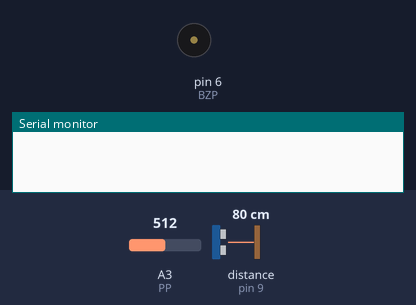
Simulated run of this sketch. Board: Arduino Uno, built with avr-gcc and run on an emulated ATmega328P. Parts: buzzer (waves = sounding), the last lines printed to the serial monitor. Wiring (inferred from the names in the program): ultrasonic range finder: trigger pin 10; echo pin 9. The inputs (shaded band) are chosen by the test bench; at power-on: distance to the obstacle (sensor on pin 9) 80 cm, A3 (PP) = 512. The echo pulse lasts 58.3 µs per cm.

Above: at 2.5 s.
At 5.6 s:
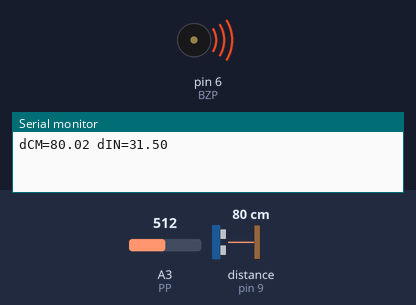
5.7 s: distance to the obstacle (sensor on pin 9) set to 2 cm
16.0 s: distance to the obstacle (sensor on pin 9) set to 4 cm
At 16.15 s:
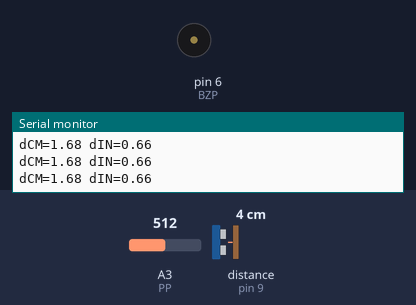
Timing chart, 0 to 32.3 s (numbered marks = the images above; inputs shaded):
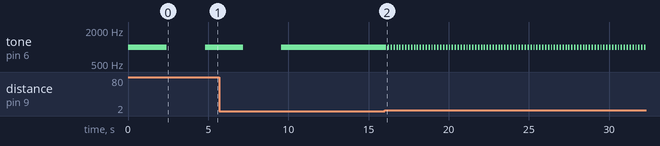

The sketch:

sketch_oct6a.ino
```cpp
#define ECHO 9
#define TRIG 10
// #define RP A0
// #define GP A1
// #define BP A2
#define BZP 6
#define PP 3

void setup() {
  pinMode(ECHO, INPUT);
  pinMode(TRIG, OUTPUT);
  // pinMode(RP, INPUT);
  // pinMode(GP, INPUT);
  // pinMode(BP, INPUT);
  pinMode(BZP, OUTPUT);
  pinMode(PP, INPUT);
  Serial.begin(9600);
}

// void changeColor(int red, int green, int blue) {
//   digitalWrite(RP, red);
//   digitalWrite(GP, green);
//   digitalWrite(BP, blue);
// }

void buzz(uint8_t pin, int frequency, int duration) {
  analogWrite(BZP, analogRead(PP));

  tone(pin, frequency);
  delay(duration * 30);
  noTone(pin);
  delay(duration * 30);
}

float duration, distanceCM, distanceIN;

void loop() {
  digitalWrite(TRIG, LOW);
  delayMicroseconds(2);
  digitalWrite(TRIG, HIGH);
  delayMicroseconds(10);
  digitalWrite(TRIG, LOW);

  duration = pulseIn(ECHO, HIGH);
  distanceCM = (0.0343 * duration) / 2;
  distanceIN = distanceCM / 2.54;

  // if (distanceCM < 10) changeColor(125, 0, 0);
  // else if (distanceCM >= 10 && distanceCM < 20) changeColor(0, 125, 0);
  // else if (distanceCM >= 20 && distanceCM < 50) changeColor(0, 0, 125);

  if (distanceCM < 10) { buzz(BZP, 1000, distanceCM); }
  else if (distanceCM >= 10 && distanceCM < 20) { buzz(BZP, 1000, distanceCM); }
  else if (distanceCM >= 20 && distanceCM < 50) { buzz(BZP, 1000, distanceCM); }
  else if (distanceCM >= 50) { buzz(BZP, 1000, distanceCM); }

  Serial.print("dCM=");
  Serial.print(distanceCM);
  Serial.print(" dIN=");
  Serial.println(distanceIN);
}
```

Measured:
- after the input at 16.0 s, tone on pin 6 (BZP): alternates 1000 Hz for 0.09 s and silent for 0.09 s, starting after 0.11 s
- by itself, tone on pin 6 (BZP): repeats every 0.06 s: 1000 Hz 0.03 s, silent 0.03 s
